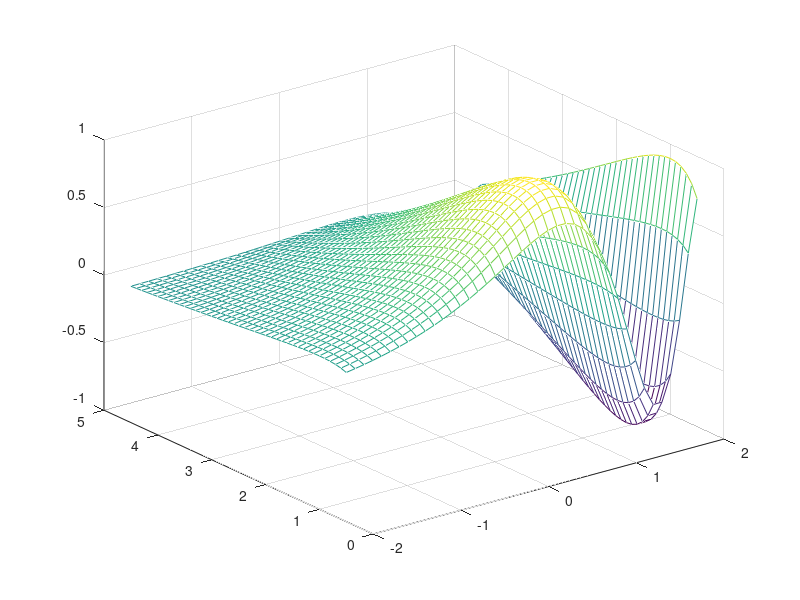

Write MATLAB code to recreate this figure.
%ex1 a
x=-4:0.1:7.2
px=x.^5-5*x.^4-16*x.^3+16*x.^2-17*x+21
plot(x,px)

%ex1 b
p=[1,-5,-16,16,-17,21] 
polyval(p,-2.5)

%ex1 c
roots(p)

%ex2
x=0:0.1*pi:2*pi
f=sin(x)
g=sin(2*x)
h=sin(3*x)
subplot(3,1,1) 
plot(x,f)
subplot(3,1,2)
plot(x,g)
subplot(3,1,3)
plot(x,h)

%ex3
t=0:0.1*pi:10*pi
R=3.8
r=1
xt=(R+r)*cos(t)- r*cos((R/r+1)*t)
yt=(R+r)*sin(t)- r*sin((R/r+1)*t)
clf
plot(xt,yt)

%ex4
%using mesh
[x,y]=meshgrid(-2:0.1:2, 0.5:0.1:4.5)
z=sin(exp(x)).*cos(log(y))
mesh(x,y,z)
